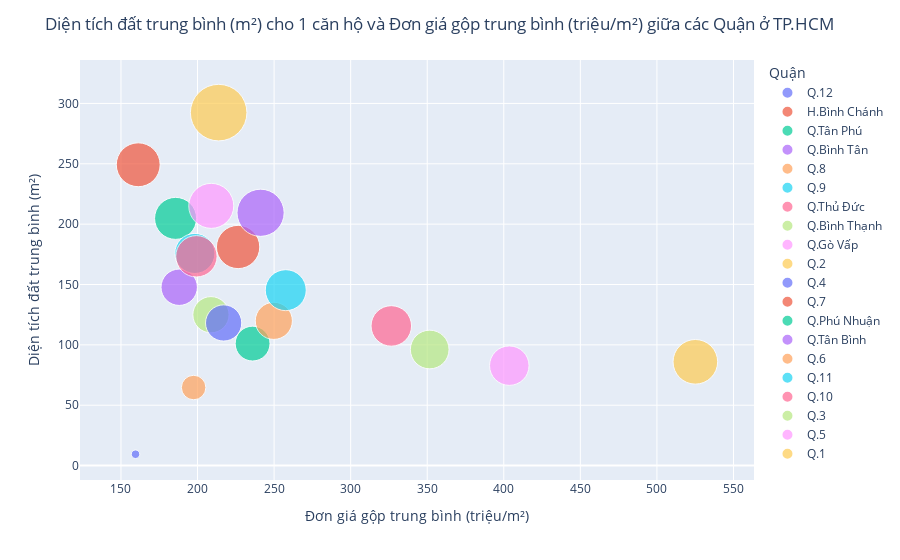

Notebook source saved alongside this figure:
### Code cell
bubble_chart(price_high)

### Figure 1 — Plotly figure (JSON) as saved in the notebook; plotly's stock layout.template omitted (floating-point values rounded to 4 significant figures)
{"data": [{"hovertemplate": "<b>%{hovertext}</b><br><br>Quận=Q.12<br>Đơn giá gộp=%{x}<br>Diện tích đất=%{y}<br>Giá=%{marker.size}<extra></extra>", "hovertext": ["Q.12"], "legendgroup": "Q.12", "marker": {"color": "#636efa", "size": [1.5], "sizemode": "area", "sizeref": 0.04104, "symbol": "circle"}, "mode": "markers", "name": "Q.12", "orientation": "v", "showlegend": true, "type": "scatter", "x": [159.5], "xaxis": "x", "y": [9.4], "yaxis": "y"}, {"hovertemplate": "<b>%{hovertext}</b><br><br>Quận=H.Bình Chánh<br>Đơn giá gộp=%{x}<br>Diện tích đất=%{y}<br>Giá=%{marker.size}<extra></extra>", "hovertext": ["H.Bình Chánh"], "legendgroup": "H.Bình Chánh", "marker": {"color": "#EF553B", "size": [39.5], "sizemode": "area", "sizeref": 0.04104, "symbol": "circle"}, "mode": "markers", "name": "H.Bình Chánh", "orientation": "v", "showlegend": true, "type": "scatter", "x": [161.3], "xaxis": "x", "y": [249.2], "yaxis": "y"}, {"hovertemplate": "<b>%{hovertext}</b><br><br>Quận=Q.Tân Phú<br>Đơn giá gộp=%{x}<br>Diện tích đất=%{y}<br>Giá=%{marker.size}<extra></extra>", "hovertext": ["Q.Tân Phú"], "legendgroup": "Q.Tân Phú", "marker": {"color": "#00cc96", "size": [36.23], "sizemode": "area", "sizeref": 0.04104, "symbol": "circle"}, "mode": "markers", "name": "Q.Tân Phú", "orientation": "v", "showlegend": true, "type": "scatter", "x": [185.7], "xaxis": "x", "y": [204.8], "yaxis": "y"}, {"hovertemplate": "<b>%{hovertext}</b><br><br>Quận=Q.Bình Tân<br>Đơn giá gộp=%{x}<br>Diện tích đất=%{y}<br>Giá=%{marker.size}<extra></extra>", "hovertext": ["Q.Bình Tân"], "legendgroup": "Q.Bình Tân", "marker": {"color": "#ab63fa", "size": [27.15], "sizemode": "area", "sizeref": 0.04104, "symbol": "circle"}, "mode": "markers", "name": "Q.Bình Tân", "orientation": "v", "showlegend": true, "type": "scatter", "x": [188.0], "xaxis": "x", "y": [147.7], "yaxis": "y"}, {"hovertemplate": "<b>%{hovertext}</b><br><br>Quận=Q.8<br>Đơn giá gộp=%{x}<br>Diện tích đất=%{y}<br>Giá=%{marker.size}<extra></extra>", "hovertext": ["Q.8"], "legendgroup": "Q.8", "marker": {"color": "#FFA15A", "size": [12.32], "sizemode": "area", "sizeref": 0.04104, "symbol": "circle"}, "mode": "markers", "name": "Q.8", "orientation": "v", "showlegend": true, "type": "scatter", "x": [197.5], "xaxis": "x", "y": [64.65], "yaxis": "y"}, {"hovertemplate": "<b>%{hovertext}</b><br><br>Quận=Q.9<br>Đơn giá gộp=%{x}<br>Diện tích đất=%{y}<br>Giá=%{marker.size}<extra></extra>", "hovertext": ["Q.9"], "legendgroup": "Q.9", "marker": {"color": "#19d3f3", "size": [32.96], "sizemode": "area", "sizeref": 0.04104, "symbol": "circle"}, "mode": "markers", "name": "Q.9", "orientation": "v", "showlegend": true, "type": "scatter", "x": [198.2], "xaxis": "x", "y": [175.7], "yaxis": "y"}, {"hovertemplate": "<b>%{hovertext}</b><br><br>Quận=Q.Thủ Đức<br>Đơn giá gộp=%{x}<br>Diện tích đất=%{y}<br>Giá=%{marker.size}<extra></extra>", "hovertext": ["Q.Thủ Đức"], "legendgroup": "Q.Thủ Đức", "marker": {"color": "#FF6692", "size": [35.15], "sizemode": "area", "sizeref": 0.04104, "symbol": "circle"}, "mode": "markers", "name": "Q.Thủ Đức", "orientation": "v", "showlegend": true, "type": "scatter", "x": [199.3], "xaxis": "x", "y": [173.4], "yaxis": "y"}, {"hovertemplate": "<b>%{hovertext}</b><br><br>Quận=Q.Bình Thạnh<br>Đơn giá gộp=%{x}<br>Diện tích đất=%{y}<br>Giá=%{marker.size}<extra></extra>", "hovertext": ["Q.Bình Thạnh"], "legendgroup": "Q.Bình Thạnh", "marker": {"color": "#B6E880", "size": [26.98], "sizemode": "area", "sizeref": 0.04104, "symbol": "circle"}, "mode": "markers", "name": "Q.Bình Thạnh", "orientation": "v", "showlegend": true, "type": "scatter", "x": [208.8], "xaxis": "x", "y": [125.0], "yaxis": "y"}, {"hovertemplate": "<b>%{hovertext}</b><br><br>Quận=Q.Gò Vấp<br>Đơn giá gộp=%{x}<br>Diện tích đất=%{y}<br>Giá=%{marker.size}<extra></extra>", "hovertext": ["Q.Gò Vấp"], "legendgroup": "Q.Gò Vấp", "marker": {"color": "#FF97FF", "size": [41.64], "sizemode": "area", "sizeref": 0.04104, "symbol": "circle"}, "mode": "markers", "name": "Q.Gò Vấp", "orientation": "v", "showlegend": true, "type": "scatter", "x": [208.9], "xaxis": "x", "y": [215.2], "yaxis": "y"}, {"hovertemplate": "<b>%{hovertext}</b><br><br>Quận=Q.2<br>Đơn giá gộp=%{x}<br>Diện tích đất=%{y}<br>Giá=%{marker.size}<extra></extra>", "hovertext": ["Q.2"], "legendgroup": "Q.2", "marker": {"color": "#FECB52", "size": [65.67], "sizemode": "area", "sizeref": 0.04104, "symbol": "circle"}, "mode": "markers", "name": "Q.2", "orientation": "v", "showlegend": true, "type": "scatter", "x": [213.8], "xaxis": "x", "y": [292.4], "yaxis": "y"}, {"hovertemplate": "<b>%{hovertext}</b><br><br>Quận=Q.4<br>Đơn giá gộp=%{x}<br>Diện tích đất=%{y}<br>Giá=%{marker.size}<extra></extra>", "hovertext": ["Q.4"], "legendgroup": "Q.4", "marker": {"color": "#636efa", "size": [26.95], "sizemode": "area", "sizeref": 0.04104, "symbol": "circle"}, "mode": "markers", "name": "Q.4", "orientation": "v", "showlegend": true, "type": "scatter", "x": [217.0], "xaxis": "x", "y": [118.1], "yaxis": "y"}, {"hovertemplate": "<b>%{hovertext}</b><br><br>Quận=Q.7<br>Đơn giá gộp=%{x}<br>Diện tích đất=%{y}<br>Giá=%{marker.size}<extra></extra>", "hovertext": ["Q.7"], "legendgroup": "Q.7", "marker": {"color": "#EF553B", "size": [38.46], "sizemode": "area", "sizeref": 0.04104, "symbol": "circle"}, "mode": "markers", "name": "Q.7", "orientation": "v", "showlegend": true, "type": "scatter", "x": [226.5], "xaxis": "x", "y": [181.1], "yaxis": "y"}, {"hovertemplate": "<b>%{hovertext}</b><br><br>Quận=Q.Phú Nhuận<br>Đơn giá gộp=%{x}<br>Diện tích đất=%{y}<br>Giá=%{marker.size}<extra></extra>", "hovertext": ["Q.Phú Nhuận"], "legendgroup": "Q.Phú Nhuận", "marker": {"color": "#00cc96", "size": [24.94], "sizemode": "area", "sizeref": 0.04104, "symbol": "circle"}, "mode": "markers", "name": "Q.Phú Nhuận", "orientation": "v", "showlegend": true, "type": "scatter", "x": [236.0], "xaxis": "x", "y": [101.1], "yaxis": "y"}, {"hovertemplate": "<b>%{hovertext}</b><br><br>Quận=Q.Tân Bình<br>Đơn giá gộp=%{x}<br>Diện tích đất=%{y}<br>Giá=%{marker.size}<extra></extra>", "hovertext": ["Q.Tân Bình"], "legendgroup": "Q.Tân Bình", "marker": {"color": "#ab63fa", "size": [45.68], "sizemode": "area", "sizeref": 0.04104, "symbol": "circle"}, "mode": "markers", "name": "Q.Tân Bình", "orientation": "v", "showlegend": true, "type": "scatter", "x": [241.2], "xaxis": "x", "y": [209.4], "yaxis": "y"}, {"hovertemplate": "<b>%{hovertext}</b><br><br>Quận=Q.6<br>Đơn giá gộp=%{x}<br>Diện tích đất=%{y}<br>Giá=%{marker.size}<extra></extra>", "hovertext": ["Q.6"], "legendgroup": "Q.6", "marker": {"color": "#FFA15A", "size": [28.32], "sizemode": "area", "sizeref": 0.04104, "symbol": "circle"}, "mode": "markers", "name": "Q.6", "orientation": "v", "showlegend": true, "type": "scatter", "x": [249.8], "xaxis": "x", "y": [119.9], "yaxis": "y"}, {"hovertemplate": "<b>%{hovertext}</b><br><br>Quận=Q.11<br>Đơn giá gộp=%{x}<br>Diện tích đất=%{y}<br>Giá=%{marker.size}<extra></extra>", "hovertext": ["Q.11"], "legendgroup": "Q.11", "marker": {"color": "#19d3f3", "size": [34.47], "sizemode": "area", "sizeref": 0.04104, "symbol": "circle"}, "mode": "markers", "name": "Q.11", "orientation": "v", "showlegend": true, "type": "scatter", "x": [257.6], "xaxis": "x", "y": [145.3], "yaxis": "y"}, {"hovertemplate": "<b>%{hovertext}</b><br><br>Quận=Q.10<br>Đơn giá gộp=%{x}<br>Diện tích đất=%{y}<br>Giá=%{marker.size}<extra></extra>", "hovertext": ["Q.10"], "legendgroup": "Q.10", "marker": {"color": "#FF6692", "size": [33.68], "sizemode": "area", "sizeref": 0.04104, "symbol": "circle"}, "mode": "markers", "name": "Q.10", "orientation": "v", "showlegend": true, "type": "scatter", "x": [326.5], "xaxis": "x", "y": [115.7], "yaxis": "y"}, {"hovertemplate": "<b>%{hovertext}</b><br><br>Quận=Q.3<br>Đơn giá gộp=%{x}<br>Diện tích đất=%{y}<br>Giá=%{marker.size}<extra></extra>", "hovertext": ["Q.3"], "legendgroup": "Q.3", "marker": {"color": "#B6E880", "size": [30.73], "sizemode": "area", "sizeref": 0.04104, "symbol": "circle"}, "mode": "markers", "name": "Q.3", "orientation": "v", "showlegend": true, "type": "scatter", "x": [351.6], "xaxis": "x", "y": [96.16], "yaxis": "y"}, {"hovertemplate": "<b>%{hovertext}</b><br><br>Quận=Q.5<br>Đơn giá gộp=%{x}<br>Diện tích đất=%{y}<br>Giá=%{marker.size}<extra></extra>", "hovertext": ["Q.5"], "legendgroup": "Q.5", "marker": {"color": "#FF97FF", "size": [32.0], "sizemode": "area", "sizeref": 0.04104, "symbol": "circle"}, "mode": "markers", "name": "Q.5", "orientation": "v", "showlegend": true, "type": "scatter", "x": [403.6], "xaxis": "x", "y": [82.78], "yaxis": "y"}, {"hovertemplate": "<b>%{hovertext}</b><br><br>Quận=Q.1<br>Đơn giá gộp=%{x}<br>Diện tích đất=%{y}<br>Giá=%{marker.size}<extra></extra>", "hovertext": ["Q.1"], "legendgroup": "Q.1", "marker": {"color": "#FECB52", "size": [40.91], "sizemode": "area", "sizeref": 0.04104, "symbol": "circle"}, "mode": "markers", "name": "Q.1", "orientation": "v", "showlegend": true, "type": "scatter", "x": [525.1], "xaxis": "x", "y": [85.95], "yaxis": "y"}], "layout": {"legend": {"itemsizing": "constant", "title": {"text": "Quận"}, "tracegroupgap": 0}, "margin": {"t": 60}, "title": {"text": "Diện tích đất trung bình (m²) cho 1 căn hộ và Đơn giá gộp trung bình (triệu/m²) giữa các Quận ở TP.HCM"}, "xaxis": {"anchor": "y", "domain": [0, 1], "title": {"text": "Đơn giá gộp trung bình (triệu/m²)"}}, "yaxis": {"anchor": "x", "domain": [0, 1], "title": {"text": "Diện tích đất trung bình (m²)"}}}}
